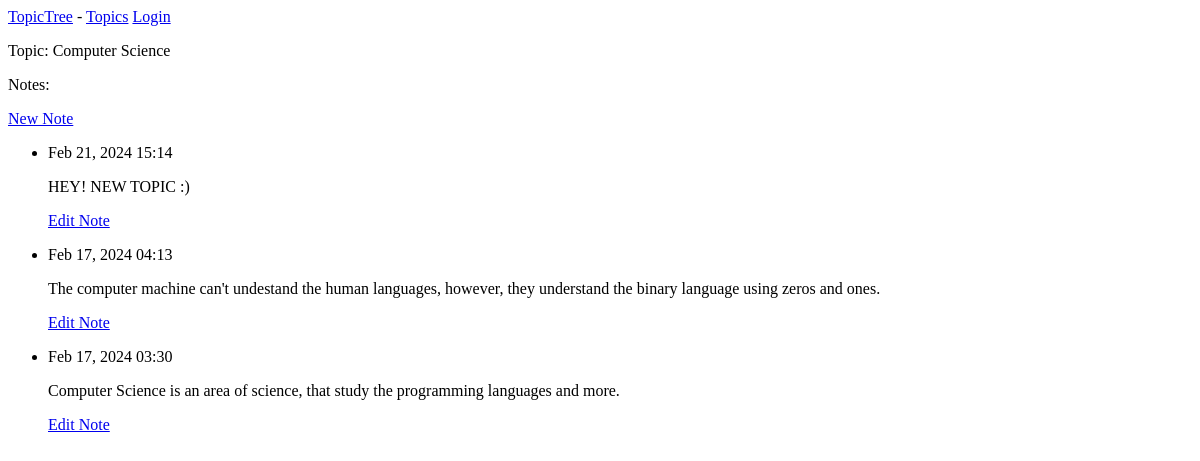
/topics/4/, run on an earlier commit of the app's database.
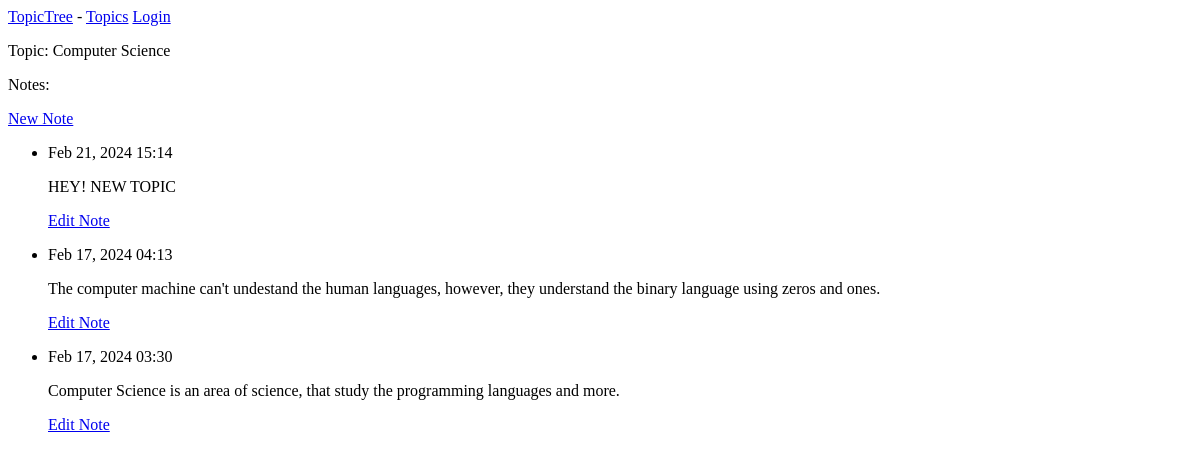
And on a later commit of the database.
### topic_trees/models.py (models this page shows, shortened)
class Entry(models.Model):
  topic = models.ForeignKey(Topic, on_delete=models.CASCADE)
  text = models.TextField()
  date_added = models.DateTimeField(auto_now_add=True)
  class Meta:
    verbose_name_plural = 'entries'

### topic_trees/views.py (the view)
# urls.py: path('topics/<topic_id>/', views.topic, name='topic'),
def topic(request, topic_id):
  topic = Topic.objects.get(id = topic_id)
  entries = topic.entry_set.order_by('-date_added')
  context = {
    'topic': topic,
    'entries': entries
  }
  return render(request, 'topic_trees/topic.html', context)

### topic_trees/models.py (called while the page is built)
  def __str__(self):
    return self.text

### topic_trees/templates/topic_trees/topic.html
{% extends "topic_trees/base.html" %}
{% block content %}
  <p>Topic: {{ topic }}</p>
  <p>Notes: </p>
  <p>
    <a href="{% url 'new_entry' topic.id %}">New Note</a>
  </p>
  <ul>
    {% for entry in entries %}
      <li>
        <p>{{ entry.date_added | date:'M d, Y H:i' }}</p>
        <p>{{ entry.text | linebreaks }}</p>
        <p>
          <a href="{% url 'edit_entry' entry.id %}">Edit Note</a>
        </p>
      </li>
      {% empty %}
      <li>
        No Registry.
      </li>
    {% endfor %}
  </ul>
{% endblock content %}

What changed in the data, as far as the page shows it:
changed Entry: text "HEY! NEW TOPIC :)" → "HEY! NEW TOPIC"
